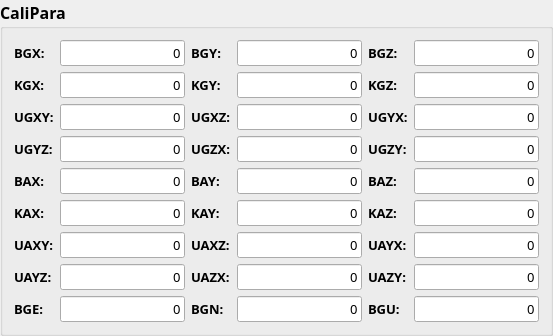
        <widget class="QGroupBox" name="groupBox_2">
         <property name="font">
          <font>
           <family>微软雅黑</family>
           <pointsize>12</pointsize>
           <weight>75</weight>
           <bold>true</bold>
          </font>
         </property>
         <property name="title">
          <string>CaliPara</string>
         </property>
         <layout class="QGridLayout" name="gridLayout_2">
          <item row="0" column="0">
           <widget class="QLabel" name="label_5">
            <property name="font">
             <font>
              <family>微软雅黑</family>
              <pointsize>10</pointsize>
              <weight>75</weight>
              <bold>true</bold>
             </font>
            </property>
            <property name="text">
             <string>BGX:</string>
            </property>
           </widget>
          </item>
          <item row="0" column="1">
           <widget class="QLineEdit" name="lineEdit_BGX">
            <property name="font">
             <font>
              <pointsize>10</pointsize>
              <weight>50</weight>
              <bold>false</bold>
             </font>
            </property>
            <property name="text">
             <string>0</string>
            </property>
            <property name="alignment">
             <set>Qt::AlignRight|Qt::AlignTrailing|Qt::AlignVCenter</set>
            </property>
           </widget>
          </item>
          <item row="0" column="2">
           <widget class="QLabel" name="label_6">
            <property name="font">
             <font>
              <family>微软雅黑</family>
              <pointsize>10</pointsize>
              <weight>75</weight>
              <bold>true</bold>
             </font>
            </property>
            <property name="text">
             <string>BGY:</string>
            </property>
           </widget>
          </item>
          <item row="0" column="3">
           <widget class="QLineEdit" name="lineEdit_BGY">
            <property name="font">
             <font>
              <pointsize>10</pointsize>
              <weight>50</weight>
              <bold>false</bold>
             </font>
            </property>
            <property name="text">
             <string>0</string>
            </property>
            <property name="alignment">
             <set>Qt::AlignRight|Qt::AlignTrailing|Qt::AlignVCenter</set>
            </property>
           </widget>
          </item>
          <item row="0" column="4">
           <widget class="QLabel" name="label_7">
            <property name="font">
             <font>
              <family>微软雅黑</family>
              <pointsize>10</pointsize>
              <weight>75</weight>
              <bold>true</bold>
             </font>
            </property>
            <property name="text">
             <string>BGZ:</string>
            </property>
           </widget>
          </item>
          <item row="0" column="5">
           <widget class="QLineEdit" name="lineEdit_BGZ">
            <property name="font">
             <font>
              <pointsize>10</pointsize>
              <weight>50</weight>
              <bold>false</bold>
             </font>
            </property>
            <property name="text">
             <string>0</string>
            </property>
            <property name="alignment">
             <set>Qt::AlignRight|Qt::AlignTrailing|Qt::AlignVCenter</set>
            </property>
           </widget>
          </item>
          <item row="1" column="0">
           <widget class="QLabel" name="label_8">
            <property name="font">
             <font>
              <family>微软雅黑</family>
              <pointsize>10</pointsize>
              <weight>75</weight>
              <bold>true</bold>
             </font>
            </property>
            <property name="text">
             <string>KGX:</string>
            </property>
           </widget>
          </item>
          <item row="1" column="1">
           <widget class="QLineEdit" name="lineEdit_KGX">
            <property name="font">
             <font>
              <pointsize>10</pointsize>
              <weight>50</weight>
              <bold>false</bold>
             </font>
            </property>
            <property name="text">
             <string>0</string>
            </property>
            <property name="alignment">
             <set>Qt::AlignRight|Qt::AlignTrailing|Qt::AlignVCenter</set>
            </property>
           </widget>
          </item>
          <item row="1" column="2">
           <widget class="QLabel" name="label_9">
            <property name="font">
             <font>
              <family>微软雅黑</family>
              <pointsize>10</pointsize>
              <weight>75</weight>
              <bold>true</bold>
             </font>
            </property>
            <property name="text">
             <string>KGY:</string>
            </property>
           </widget>
          </item>
          <item row="1" column="3">
           <widget class="QLineEdit" name="lineEdit_KGY">
            <property name="font">
             <font>
              <pointsize>10</pointsize>
              <weight>50</weight>
              <bold>false</bold>
             </font>
            </property>
            <property name="text">
             <string>0</string>
            </property>
            <property name="alignment">
             <set>Qt::AlignRight|Qt::AlignTrailing|Qt::AlignVCenter</set>
            </property>
           </widget>
          </item>
          <item row="1" column="4">
           <widget class="QLabel" name="label_10">
            <property name="font">
             <font>
              <family>微软雅黑</family>
              <pointsize>10</pointsize>
              <weight>75</weight>
              <bold>true</bold>
             </font>
            </property>
            <property name="text">
             <string>KGZ:</string>
            </property>
           </widget>
          </item>
          <item row="1" column="5">
           <widget class="QLineEdit" name="lineEdit_KGZ">
            <property name="font">
             <font>
              <pointsize>10</pointsize>
              <weight>50</weight>
              <bold>false</bold>
             </font>
            </property>
            <property name="text">
             <string>0</string>
            </property>
            <property name="alignment">
             <set>Qt::AlignRight|Qt::AlignTrailing|Qt::AlignVCenter</set>
            </property>
           </widget>
          </item>
          <item row="2" column="0">
           <widget class="QLabel" name="label_11">
            <property name="font">
             <font>
              <family>微软雅黑</family>
              <pointsize>10</pointsize>
              <weight>75</weight>
              <bold>true</bold>
             </font>
            </property>
            <property name="text">
             <string>UGXY:</string>
            </property>
           </widget>
          </item>
          <item row="2" column="1">
           <widget class="QLineEdit" name="lineEdit_UGXY">
            <property name="font">
             <font>
              <pointsize>10</pointsize>
              <weight>50</weight>
              <bold>false</bold>
             </font>
            </property>
            <property name="text">
             <string>0</string>
            </property>
            <property name="alignment">
             <set>Qt::AlignRight|Qt::AlignTrailing|Qt::AlignVCenter</set>
            </property>
           </widget>
          </item>
          <item row="2" column="2">
           <widget class="QLabel" name="label_12">
            <property name="font">
             <font>
              <family>微软雅黑</family>
              <pointsize>10</pointsize>
              <weight>75</weight>
              <bold>true</bold>
             </font>
            </property>
            <property name="text">
             <string>UGXZ:</string>
            </property>
           </widget>
          </item>
          <item row="2" column="3">
           <widget class="QLineEdit" name="lineEdit_UGXZ">
            <property name="font">
             <font>
              <pointsize>10</pointsize>
              <weight>50</weight>
              <bold>false</bold>
             </font>
            </property>
            <property name="text">
             <string>0</string>
            </property>
            <property name="alignment">
             <set>Qt::AlignRight|Qt::AlignTrailing|Qt::AlignVCenter</set>
            </property>
           </widget>
          </item>
          <item row="2" column="4">
           <widget class="QLabel" name="label_13">
            <property name="font">
             <font>
              <family>微软雅黑</family>
              <pointsize>10</pointsize>
              <weight>75</weight>
              <bold>true</bold>
             </font>
            </property>
            <property name="text">
             <string>UGYX:</string>
            </property>
           </widget>
          </item>
          <item row="2" column="5">
           <widget class="QLineEdit" name="lineEdit_UGYX">
            <property name="font">
             <font>
              <pointsize>10</pointsize>
              <weight>50</weight>
              <bold>false</bold>
             </font>
            </property>
            <property name="text">
             <string>0</string>
            </property>
            <property name="alignment">
             <set>Qt::AlignRight|Qt::AlignTrailing|Qt::AlignVCenter</set>
            </property>
           </widget>
          </item>
          <item row="3" column="0">
           <widget class="QLabel" name="label_14">
            <property name="font">
             <font>
              <family>微软雅黑</family>
              <pointsize>10</pointsize>
              <weight>75</weight>
              <bold>true</bold>
             </font>
            </property>
            <property name="text">
             <string>UGYZ:</string>
            </property>
           </widget>
          </item>
          <item row="3" column="1">
           <widget class="QLineEdit" name="lineEdit_UGYZ">
            <property name="font">
             <font>
              <pointsize>10</pointsize>
              <weight>50</weight>
              <bold>false</bold>
             </font>
            </property>
            <property name="text">
             <string>0</string>
            </property>
            <property name="alignment">
             <set>Qt::AlignRight|Qt::AlignTrailing|Qt::AlignVCenter</set>
            </property>
           </widget>
          </item>
          <item row="3" column="2">
           <widget class="QLabel" name="label_15">
            <property name="font">
             <font>
              <family>微软雅黑</family>
              <pointsize>10</pointsize>
              <weight>75</weight>
              <bold>true</bold>
             </font>
            </property>
            <property name="text">
             <string>UGZX:</string>
            </property>
           </widget>
          </item>
          <item row="3" column="3">
           <widget class="QLineEdit" name="lineEdit_UGZX">
            <property name="font">
             <font>
              <pointsize>10</pointsize>
              <weight>50</weight>
              <bold>false</bold>
             </font>
            </property>
            <property name="text">
             <string>0</string>
            </property>
            <property name="alignment">
             <set>Qt::AlignRight|Qt::AlignTrailing|Qt::AlignVCenter</set>
            </property>
           </widget>
          </item>
          <item row="3" column="4">
           <widget class="QLabel" name="label_16">
            <property name="font">
             <font>
              <family>微软雅黑</family>
              <pointsize>10</pointsize>
              <weight>75</weight>
              <bold>true</bold>
             </font>
            </property>
            <property name="text">
             <string>UGZY:</string>
            </property>
           </widget>
          </item>
          <item row="3" column="5">
           <widget class="QLineEdit" name="lineEdit_UGZY">
            <property name="font">
             <font>
              <pointsize>10</pointsize>
              <weight>50</weight>
              <bold>false</bold>
             </font>
            </property>
            <property name="text">
             <string>0</string>
            </property>
            <property name="alignment">
             <set>Qt::AlignRight|Qt::AlignTrailing|Qt::AlignVCenter</set>
            </property>
           </widget>
          </item>
          <item row="4" column="0">
           <widget class="QLabel" name="label_17">
            <property name="font">
             <font>
              <family>微软雅黑</family>
              <pointsize>10</pointsize>
              <weight>75</weight>
              <bold>true</bold>
             </font>
            </property>
            <property name="text">
             <string>BAX:</string>
            </property>
           </widget>
          </item>
          <item row="4" column="1">
           <widget class="QLineEdit" name="lineEdit_BAX">
            <property name="font">
             <font>
              <pointsize>10</pointsize>
              <weight>50</weight>
              <bold>false</bold>
             </font>
            </property>
            <property name="text">
             <string>0</string>
            </property>
            <property name="alignment">
             <set>Qt::AlignRight|Qt::AlignTrailing|Qt::AlignVCenter</set>
            </property>
           </widget>
          </item>
          <item row="4" column="2">
           <widget class="QLabel" name="label_18">
            <property name="font">
             <font>
              <family>微软雅黑</family>
              <pointsize>10</pointsize>
              <weight>75</weight>
              <bold>true</bold>
             </font>
            </property>
            <property name="text">
             <string>BAY:</string>
            </property>
           </widget>
          </item>
          <item row="4" column="3">
           <widget class="QLineEdit" name="lineEdit_BAY">
            <property name="font">
             <font>
              <pointsize>10</pointsize>
              <weight>50</weight>
              <bold>false</bold>
             </font>
            </property>
            <property name="text">
             <string>0</string>
            </property>
            <property name="alignment">
             <set>Qt::AlignRight|Qt::AlignTrailing|Qt::AlignVCenter</set>
            </property>
           </widget>
          </item>
          <item row="4" column="4">
           <widget class="QLabel" name="label_19">
            <property name="font">
             <font>
              <family>微软雅黑</family>
              <pointsize>10</pointsize>
              <weight>75</weight>
              <bold>true</bold>
             </font>
            </property>
            <property name="text">
             <string>BAZ:</string>
            </property>
           </widget>
          </item>
          <item row="4" column="5">
           <widget class="QLineEdit" name="lineEdit_BAZ">
            <property name="font">
             <font>
              <pointsize>10</pointsize>
              <weight>50</weight>
              <bold>false</bold>
             </font>
            </property>
            <property name="text">
             <string>0</string>
            </property>
            <property name="alignment">
             <set>Qt::AlignRight|Qt::AlignTrailing|Qt::AlignVCenter</set>
            </property>
           </widget>
          </item>
          <item row="5" column="0">
           <widget class="QLabel" name="label_22">
            <property name="font">
             <font>
              <family>微软雅黑</family>
              <pointsize>10</pointsize>
              <weight>75</weight>
              <bold>true</bold>
             </font>
            </property>
            <property name="text">
             <string>KAX:</string>
            </property>
           </widget>
          </item>
          <item row="5" column="1">
           <widget class="QLineEdit" name="lineEdit_KAX">
            <property name="font">
             <font>
              <pointsize>10</pointsize>
              <weight>50</weight>
              <bold>false</bold>
             </font>
            </property>
            <property name="text">
             <string>0</string>
            </property>
            <property name="alignment">
             <set>Qt::AlignRight|Qt::AlignTrailing|Qt::AlignVCenter</set>
            </property>
           </widget>
          </item>
          <item row="5" column="2">
           <widget class="QLabel" name="label_21">
            <property name="font">
             <font>
              <family>微软雅黑</family>
              <pointsize>10</pointsize>
              <weight>75</weight>
              <bold>true</bold>
             </font>
            </property>
            <property name="text">
             <string>KAY:</string>
            </property>
           </widget>
          </item>
          <item row="5" column="3">
           <widget class="QLineEdit" name="lineEdit_KAY">
            <property name="font">
             <font>
              <pointsize>10</pointsize>
              <weight>50</weight>
              <bold>false</bold>
             </font>
            </property>
            <property name="text">
             <string>0</string>
            </property>
            <property name="alignment">
             <set>Qt::AlignRight|Qt::AlignTrailing|Qt::AlignVCenter</set>
            </property>
           </widget>
          </item>
          <item row="5" column="4">
           <widget class="QLabel" name="label_20">
            <property name="font">
             <font>
              <family>微软雅黑</family>
              <pointsize>10</pointsize>
              <weight>75</weight>
              <bold>true</bold>
             </font>
            </property>
            <property name="text">
             <string>KAZ:</string>
            </property>
           </widget>
          </item>
          <item row="5" column="5">
           <widget class="QLineEdit" name="lineEdit_KAZ">
            <property name="font">
             <font>
              <pointsize>10</pointsize>
              <weight>50</weight>
              <bold>false</bold>
             </font>
            </property>
            <property name="text">
             <string>0</string>
            </property>
            <property name="alignment">
             <set>Qt::AlignRight|Qt::AlignTrailing|Qt::AlignVCenter</set>
            </property>
           </widget>
          </item>
          <item row="6" column="0">
           <widget class="QLabel" name="label_23">
            <property name="font">
             <font>
              <family>微软雅黑</family>
              <pointsize>10</pointsize>
              <weight>75</weight>
              <bold>true</bold>
             </font>
            </property>
            <property name="text">
             <string>UAXY:</string>
            </property>
           </widget>
          </item>
          <item row="6" column="1">
           <widget class="QLineEdit" name="lineEdit_UAXY">
            <property name="font">
             <font>
              <pointsize>10</pointsize>
              <weight>50</weight>
              <bold>false</bold>
             </font>
            </property>
            <property name="text">
             <string>0</string>
            </property>
            <property name="alignment">
             <set>Qt::AlignRight|Qt::AlignTrailing|Qt::AlignVCenter</set>
            </property>
           </widget>
          </item>
          <item row="6" column="2">
           <widget class="QLabel" name="label_24">
            <property name="font">
             <font>
              <family>微软雅黑</family>
              <pointsize>10</pointsize>
              <weight>75</weight>
              <bold>true</bold>
             </font>
            </property>
            <property name="text">
             <string>UAXZ:</string>
            </property>
           </widget>
          </item>
          <item row="6" column="3">
           <widget class="QLineEdit" name="lineEdit_UAXZ">
            <property name="font">
             <font>
              <pointsize>10</pointsize>
              <weight>50</weight>
              <bold>false</bold>
             </font>
            </property>
            <property name="text">
             <string>0</string>
            </property>
            <property name="alignment">
             <set>Qt::AlignRight|Qt::AlignTrailing|Qt::AlignVCenter</set>
            </property>
           </widget>
          </item>
          <item row="6" column="4">
           <widget class="QLabel" name="label_25">
            <property name="font">
             <font>
              <family>微软雅黑</family>
              <pointsize>10</pointsize>
              <weight>75</weight>
              <bold>true</bold>
             </font>
            </property>
            <property name="text">
             <string>UAYX:</string>
            </property>
           </widget>
          </item>
          <item row="6" column="5">
           <widget class="QLineEdit" name="lineEdit_UAYX">
            <property name="font">
             <font>
              <pointsize>10</pointsize>
              <weight>50</weight>
              <bold>false</bold>
             </font>
            </property>
            <property name="text">
             <string>0</string>
            </property>
            <property name="alignment">
             <set>Qt::AlignRight|Qt::AlignTrailing|Qt::AlignVCenter</set>
            </property>
           </widget>
          </item>
          <item row="7" column="0">
           <widget class="QLabel" name="label_26">
            <property name="font">
             <font>
              <family>微软雅黑</family>
              <pointsize>10</pointsize>
              <weight>75</weight>
              <bold>true</bold>
             </font>
            </property>
            <property name="text">
             <string>UAYZ:</string>
            </property>
           </widget>
          </item>
          <item row="7" column="1">
           <widget class="QLineEdit" name="lineEdit_UAYZ">
            <property name="font">
             <font>
              <pointsize>10</pointsize>
              <weight>50</weight>
              <bold>false</bold>
             </font>
            </property>
            <property name="text">
             <string>0</string>
            </property>
            <property name="alignment">
             <set>Qt::AlignRight|Qt::AlignTrailing|Qt::AlignVCenter</set>
            </property>
           </widget>
          </item>
          <item row="7" column="2">
           <widget class="QLabel" name="label_28">
            <property name="font">
             <font>
              <family>微软雅黑</family>
              <pointsize>10</pointsize>
              <weight>75</weight>
              <bold>true</bold>
             </font>
            </property>
            <property name="text">
             <string>UAZX:</string>
            </property>
           </widget>
          </item>
          <item row="7" column="3">
           <widget class="QLineEdit" name="lineEdit_UAZX">
            <property name="font">
             <font>
              <pointsize>10</pointsize>
              <weight>50</weight>
              <bold>false</bold>
             </font>
            </property>
            <property name="text">
             <string>0</string>
            </property>
            <property name="alignment">
             <set>Qt::AlignRight|Qt::AlignTrailing|Qt::AlignVCenter</set>
            </property>
           </widget>
          </item>
          <item row="7" column="4">
           <widget class="QLabel" name="label_27">
            <property name="font">
             <font>
              <family>微软雅黑</family>
              <pointsize>10</pointsize>
              <weight>75</weight>
              <bold>true</bold>
             </font>
            </property>
            <property name="text">
             <string>UAZY:</string>
            </property>
           </widget>
          </item>
          <item row="7" column="5">
           <widget class="QLineEdit" name="lineEdit_UAZY">
            <property name="font">
             <font>
              <pointsize>10</pointsize>
              <weight>50</weight>
              <bold>false</bold>
             </font>
            </property>
            <property name="text">
             <string>0</string>
            </property>
            <property name="alignment">
             <set>Qt::AlignRight|Qt::AlignTrailing|Qt::AlignVCenter</set>
            </property>
           </widget>
          </item>
          <item row="8" column="0">
           <widget class="QLabel" name="label_31">
            <property name="font">
             <font>
              <family>微软雅黑</family>
              <pointsize>10</pointsize>
              <weight>75</weight>
              <bold>true</bold>
             </font>
            </property>
            <property name="text">
             <string>BGE:</string>
            </property>
           </widget>
          </item>
          <item row="8" column="1">
           <widget class="QLineEdit" name="lineEdit_BGE">
            <property name="font">
             <font>
              <pointsize>10</pointsize>
              <weight>50</weight>
              <bold>false</bold>
             </font>
            </property>
            <property name="text">
             <string>0</string>
            </property>
            <property name="alignment">
             <set>Qt::AlignRight|Qt::AlignTrailing|Qt::AlignVCenter</set>
            </property>
           </widget>
          </item>
          <item row="8" column="2">
           <widget class="QLabel" name="label_30">
            <property name="font">
             <font>
              <family>微软雅黑</family>
              <pointsize>10</pointsize>
              <weight>75</weight>
              <bold>true</bold>
             </font>
            </property>
            <property name="text">
             <string>BGN:</string>
            </property>
           </widget>
          </item>
          <item row="8" column="3">
           <widget class="QLineEdit" name="lineEdit_BGN">
            <property name="font">
             <font>
              <pointsize>10</pointsize>
              <weight>50</weight>
              <bold>false</bold>
             </font>
            </property>
            <property name="text">
             <string>0</string>
            </property>
            <property name="alignment">
             <set>Qt::AlignRight|Qt::AlignTrailing|Qt::AlignVCenter</set>
            </property>
           </widget>
          </item>
          <item row="8" column="4">
           <widget class="QLabel" name="label_29">
            <property name="font">
             <font>
              <family>微软雅黑</family>
              <pointsize>10</pointsize>
              <weight>75</weight>
              <bold>true</bold>
             </font>
            </property>
            <property name="text">
             <string>BGU:</string>
            </property>
           </widget>
          </item>
          <item row="8" column="5">
           <widget class="QLineEdit" name="lineEdit_BGU">
            <property name="font">
             <font>
              <pointsize>10</pointsize>
              <weight>50</weight>
              <bold>false</bold>
             </font>
            </property>
            <property name="text">
             <string>0</string>
            </property>
            <property name="alignment">
             <set>Qt::AlignRight|Qt::AlignTrailing|Qt::AlignVCenter</set>
            </property>
           </widget>
          </item>
         </layout>
        </widget>
